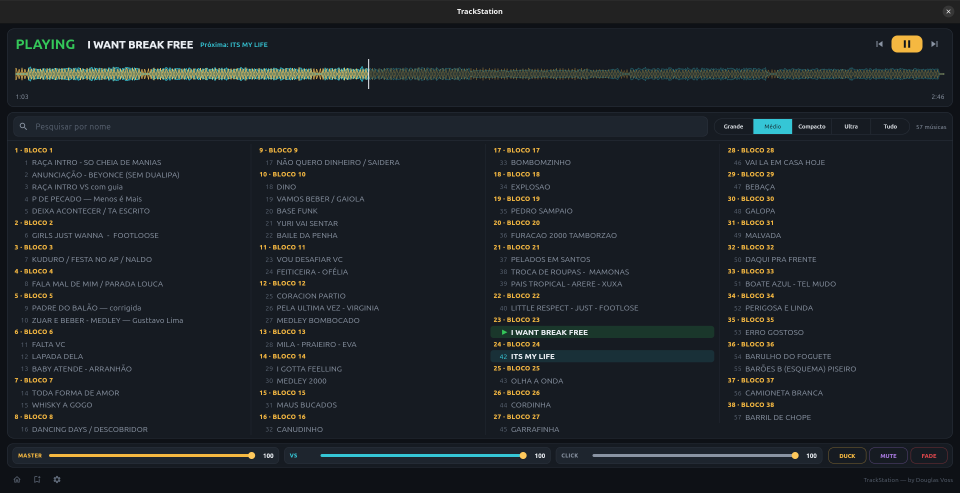
#> input picture assets/palco.png, 1920 x 985 px (shown at 1/2 size)
$ python make_og.py
#> lines starting #> are read from the running program, lines starting #| are printed output that depends on the picture
#!/usr/bin/env python3
"""Compõe assets/og.png (1200x630) a partir do print e do ícone.

Recorta a faixa superior do print, escurece, e sobrepõe ícone e nome.
1200x630 é a proporção que WhatsApp, Telegram e redes sociais esperam.
"""
import pathlib

from PIL import Image

RAIZ = pathlib.Path(__file__).resolve().parent.parent
GROUND = (0x0E, 0x11, 0x16)
L, A = 1200, 630

tela = Image.new("RGB", (L, A), GROUND)
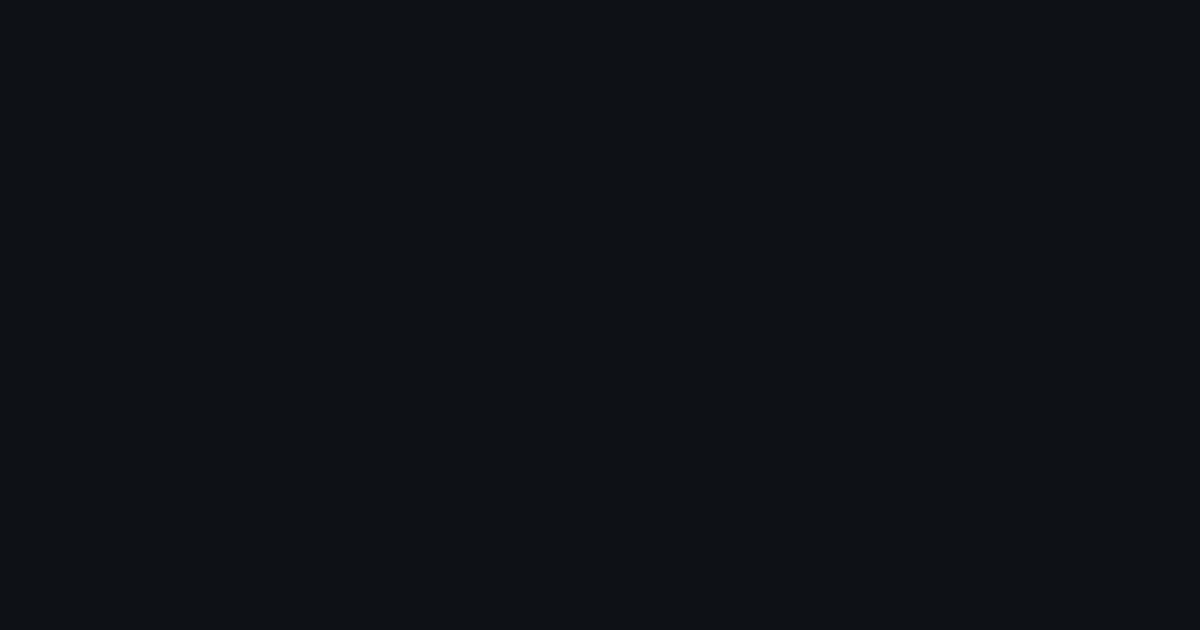
#> tela: PIL image 1200x630 RGB; mean R, G, B 14, 17, 22

print_palco = Image.open(RAIZ / "assets/palco.png").convert("RGB")
escala = L / print_palco.width
#> escala = 0.625
redimensionado = print_palco.resize(
    (L, round(print_palco.height * escala)), Image.LANCZOS)
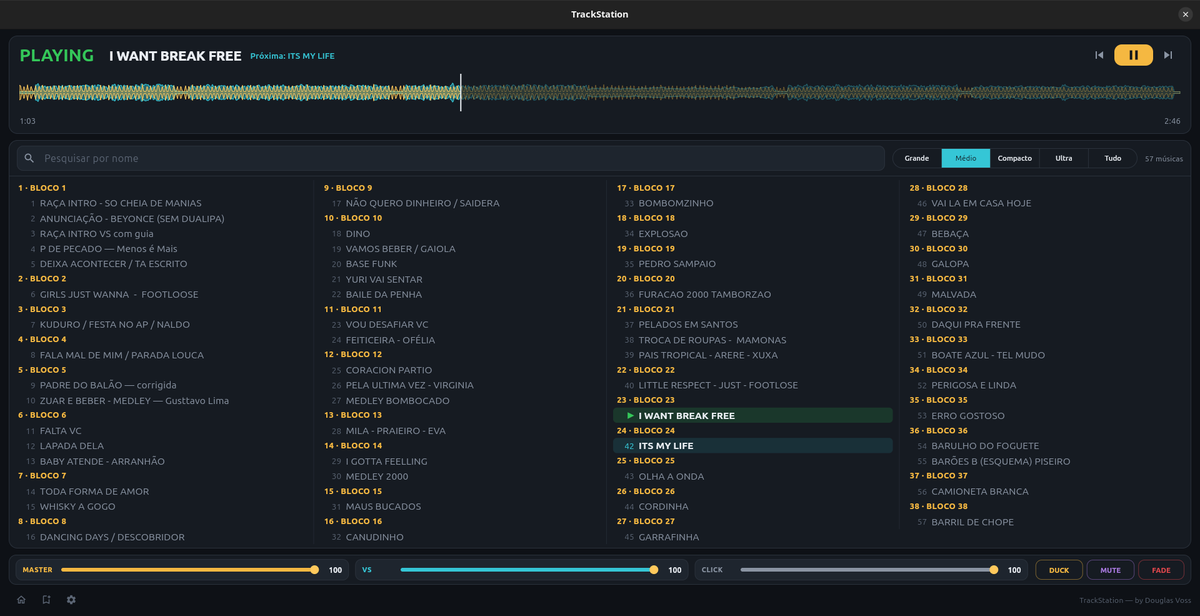
#> redimensionado: PIL image 1200x616 RGB; mean R, G, B 28.2, 33.3, 38.2
faixa = redimensionado.crop((0, 0, L, min(A, redimensionado.height)))

# Escurece o print para o texto sobreposto ficar legível.
escuro = Image.blend(faixa, Image.new("RGB", faixa.size, GROUND), 0.62)
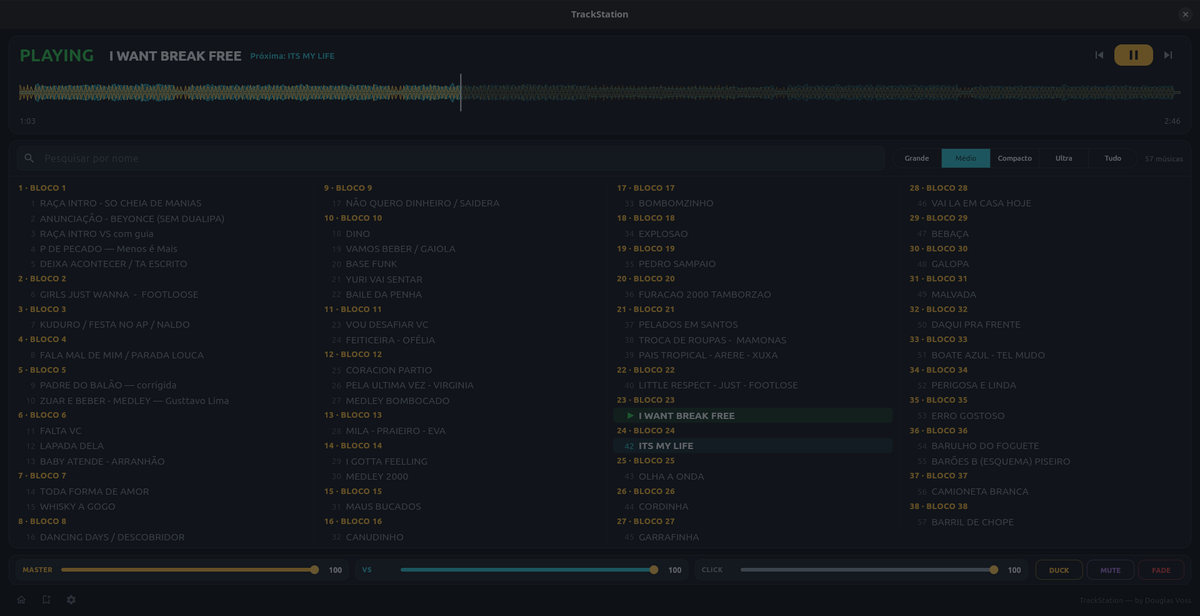
#> escuro: PIL image 1200x616 RGB; mean R, G, B 19.2, 22.6, 27.6
tela.paste(escuro, (0, 0))
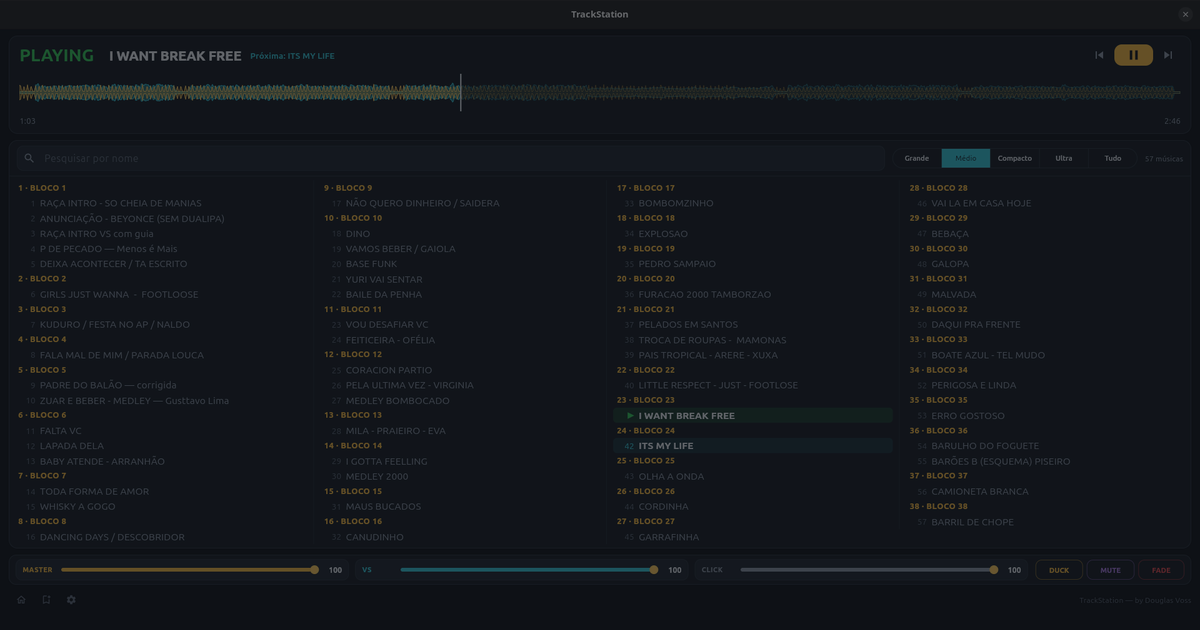
#> tela: PIL image 1200x630 RGB; mean R, G, B 19.1, 22.4, 27.5

#> (the run stopped early here; a loop or call above may not have finished)
